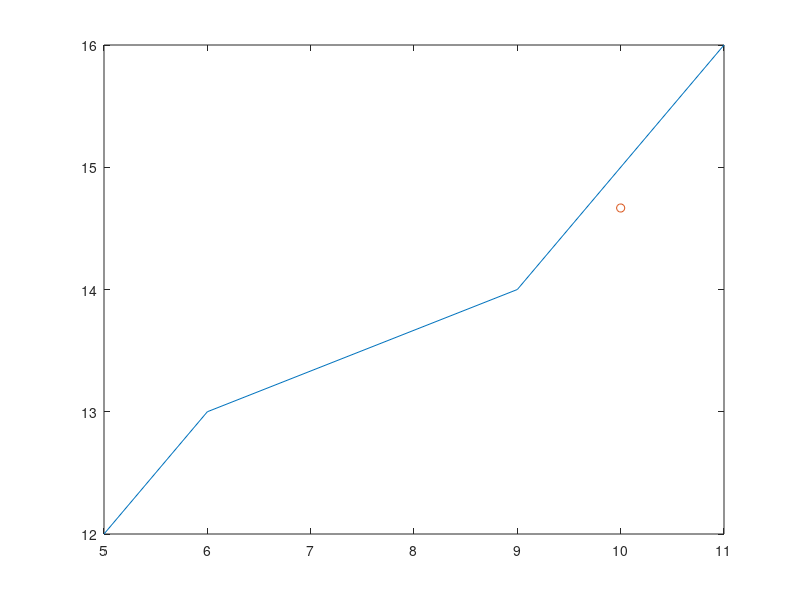

Reproduce this figure in MATLAB.
%Lagrangian Interpolation
clc; clear all;
xArray = [5 6  9 11]; yArray = [12 13 14 16];
n = length(xArray);
xr = 10;
yr = 0;
L = ones(1,n);
for i = 1:n
    for j = 1:n
        if(i~=j)
            L(i)= L(i)*(xr-xArray(j))/(xArray(i)-xArray(j));
        end
    end
    yr=yr+yArray(i)*L(i);
end
plot(xArray,yArray,xr,yr, 'o');